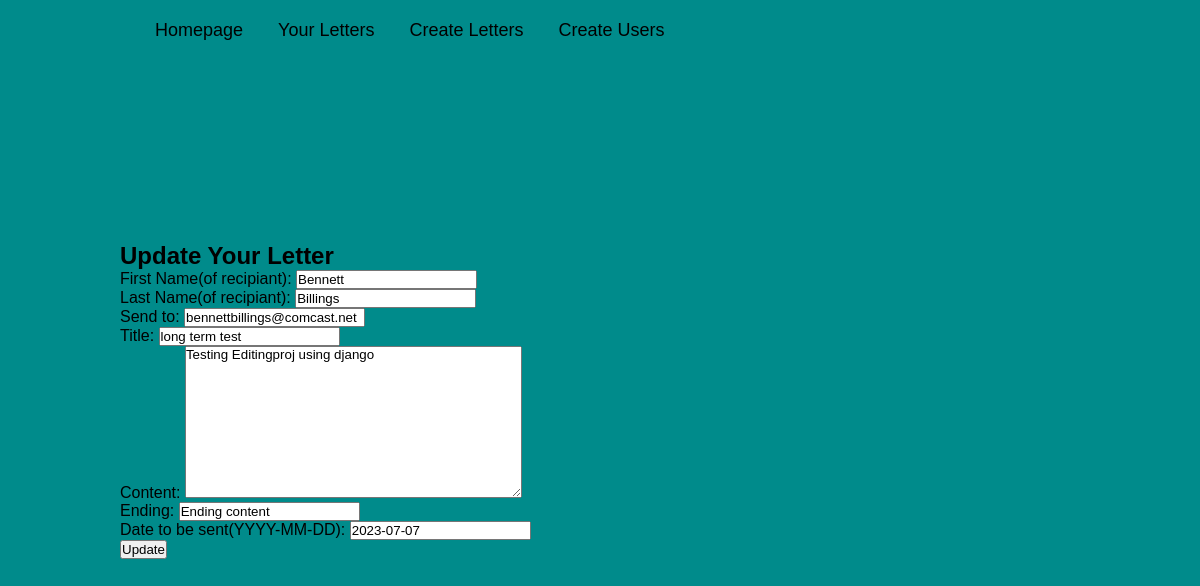
/letter/3/update, run on an earlier commit of the app's database.
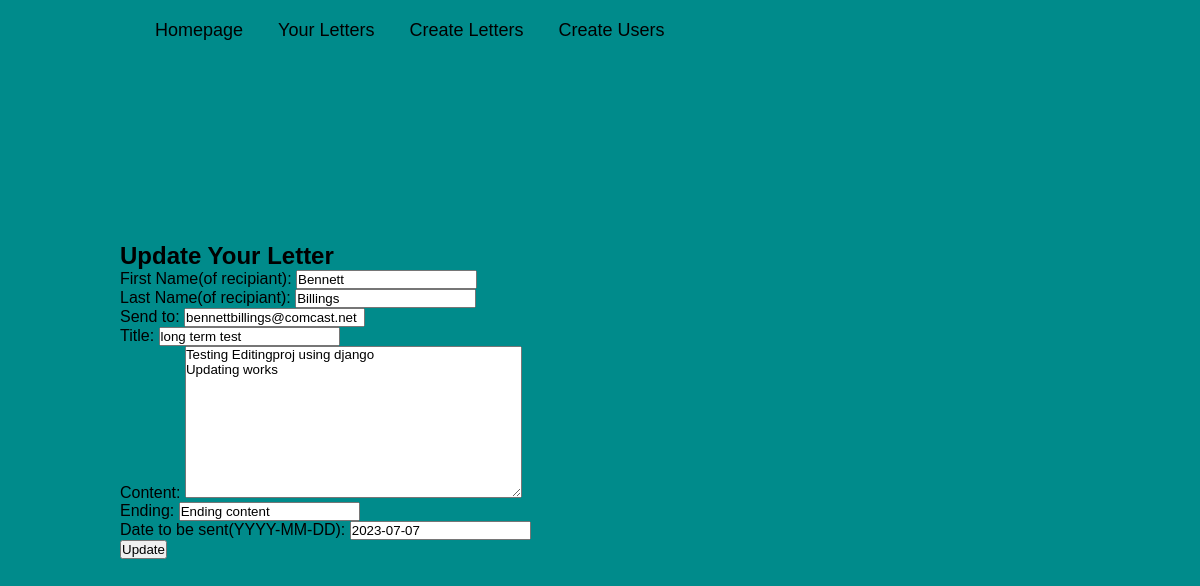
And on a later commit of the database.
### letter/models.py (models this page shows, shortened)
class Letter(models.Model):
    first_name = models.CharField(max_length=30, null=True)
    last_name = models.CharField(max_length=30, null=True)
    send_to = models.EmailField()
    title = models.CharField(max_length=50)
    content = models.TextField()
    ending = models.CharField(max_length=50)
    date_to_send = models.DateField()
    submitted = models.DateField(auto_now_add=True)
    class Meta:
        ordering = ['submitted']

### letter/views.py (the view)
# urls.py: path('letter/<slug:pk>/update', views.UpdateLetterView.as_view(), name='update_letter'),
class UpdateLetterView(UpdateView):
    template_name = 'letter/update_letter.html'
    model = Letter
    form_class = LetterForm
    success_url = reverse_lazy('letter')

### letter/forms.py
class LetterForm(forms.ModelForm):
    class Meta:
        model = Letter
        fields = '__all__'
        labels = {
            'first_name': ('First Name(of recipiant)'),
            'last_name': ('Last Name(of recipiant)'),
            'date_to_send': ('''Date to be sent(YYYY-MM-DD)''')
        }

### letter/templates/letter/update_letter.html (shortened to what this page needs)
{% extends 'base.html' %}
{% block content %}
    <div class="update-letter-content">
        <h1>Update Your Letter</h1>
        <div class="update-letter-form">
            <form method="post">
                {{ form.as_p }}
                <input type="submit" value="Update"/>
            </form>
        </div>
    </div>
{% endblock content %}

What changed in the data, as far as the page shows it:
changed Letter "Bennett": content "Testing Editingproj using django" → "Testing Editingproj using django Updating works"
